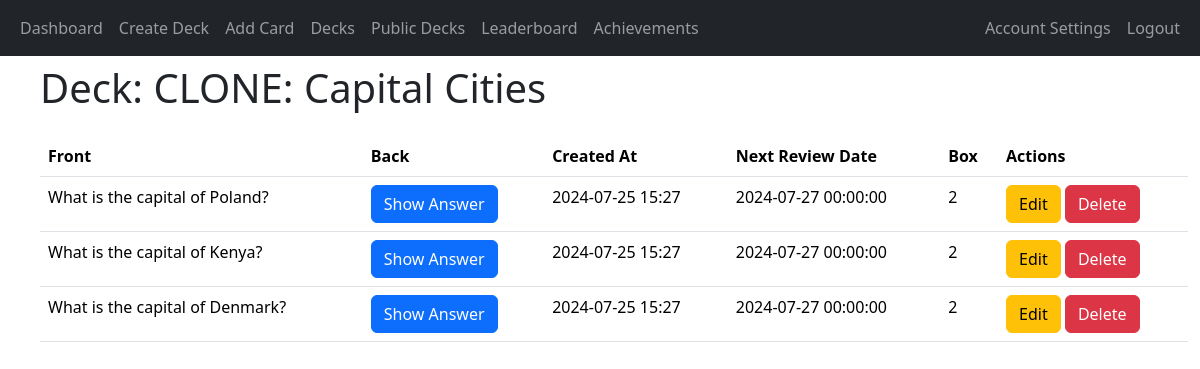
/view_deck/2 (signed in), run on the app's committed database.
### app/decks/models.py (models this page shows, shortened)
class Deck(db.Model):
    deck_id = db.Column(db.Integer, primary_key=True)
    name = db.Column(db.String(100), nullable=False)
    user_id = db.Column(db.Integer, db.ForeignKey('user.user_id'), nullable=False)
    created_at = db.Column(db.DateTime, nullable=False, default=datetime.utcnow)
    shared = db.Column(db.Boolean, default=False)
    review_start_date = db.Column(db.DateTime, nullable=True)
    cards = db.relationship('Card', backref='deck', cascade='all, delete-orphan', lazy=True)

class Card(db.Model):
    card_id = db.Column(db.Integer, primary_key=True)
    front = db.Column(db.String(255), nullable=False)
    back = db.Column(db.String(255), nullable=False)
    created_at = db.Column(db.DateTime, default=datetime.utcnow)
    next_review_date = db.Column(db.DateTime, nullable=True)
    deck_id = db.Column(db.Integer, db.ForeignKey('deck.deck_id'), nullable=False)
    box = db.Column(db.Integer, default=1)  # New field for Leitner system

### app/decks/routes.py (the view)
@decks_blueprint.route('/view_deck/<int:deck_id>')
@login_required
def view_deck(deck_id):
    deck = Deck.query.get_or_404(deck_id)
    is_owner = deck.user_id == current_user.user_id
    if not deck.shared and not is_owner:
        abort(403)  # Forbidden access if the deck is not shared and not owned by the current user
    cards = Card.query.filter_by(deck_id=deck.deck_id).all()
    return render_template('view_deck.html', deck=deck, cards=cards, is_owner=is_owner)

### app/__init__.py (called while the page is built)
@login_manager.user_loader
def load_user(user_id):
    return User.query.get(int(user_id))

### app/decks/templates/view_deck.html (shortened to what this page needs)
{% extends "base.html" %}
{% block heading %}Deck: {{ deck.name }}{% endblock %}
{% block content %}
<div class="container">
    <table class="table">
        <thead>
            <tr>
                <th scope="col">Front</th>
                <th scope="col">Back</th>
                <th scope="col">Created At</th>
                {% if is_owner %}
                <th scope="col">Next Review Date</th>
                <th scope="col">Box</th>
                <th scope="col">Actions</th>
                {% endif %}
            </tr>
        </thead>
        <tbody>
            {% for card in cards %}
                <tr>
                    <td>{{ card.front }}</td>
                    <td>
                        <button class="btn btn-primary" onclick="toggleAnswer('answer-{{ card.card_id }}')">Show Answer</button>
                    </td>
                    <td>
                        {% if is_owner %}
                            {{ card.created_at.strftime('%Y-%m-%d %H:%M') }}
                        {% else %}
                            {{ card.created_at.strftime('%Y-%m-%d') }}
                        {% endif %}
                    </td>
                    {% if is_owner %}
                    <td>{{ card.next_review_date }}</td>
                    <td>{{ card.box }}</td>
                    <td>
                        <a href="{{ url_for('decks.edit_card', card_id=card.card_id) }}" class="btn btn-warning">Edit</a>
                        <button class="btn btn-danger" onclick="confirmDelete('{{ url_for('decks.delete_card', card_id=card.card_id) }}')">Delete</button>
                    </td>
                    {% endif %}
                </tr>
            {% endfor %}
        </tbody>
    </table>
</div>
{% endblock %}

### data on the page
Deck: name "CLONE: Capital Cities"
Card: front "What is the capital of Poland?", created_at "2024-07-25 15:27", next_review_date "2024-07-27 00:00:00", box "2"
Card: front "What is the capital of Kenya?", created_at "2024-07-25 15:27", next_review_date "2024-07-27 00:00:00", box "2"
Card: front "What is the capital of Denmark?", created_at "2024-07-25 15:27", next_review_date "2024-07-27 00:00:00", box "2"
